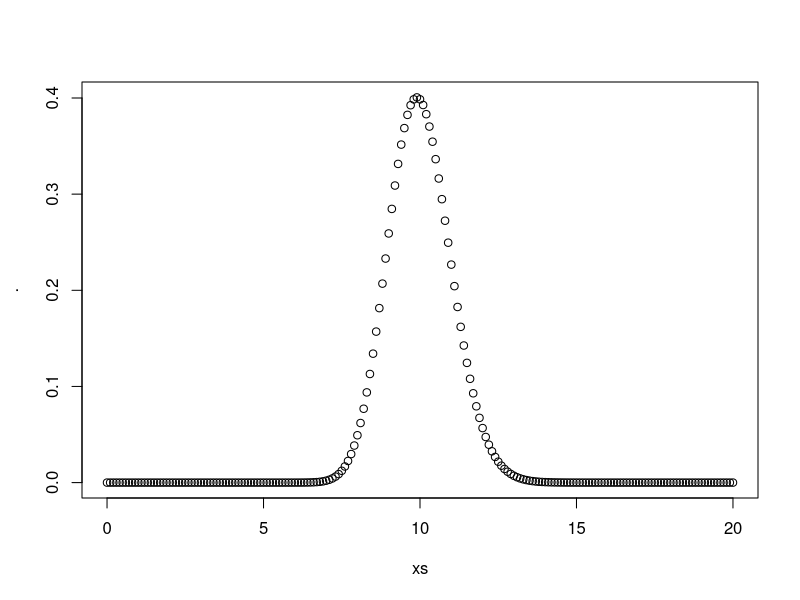
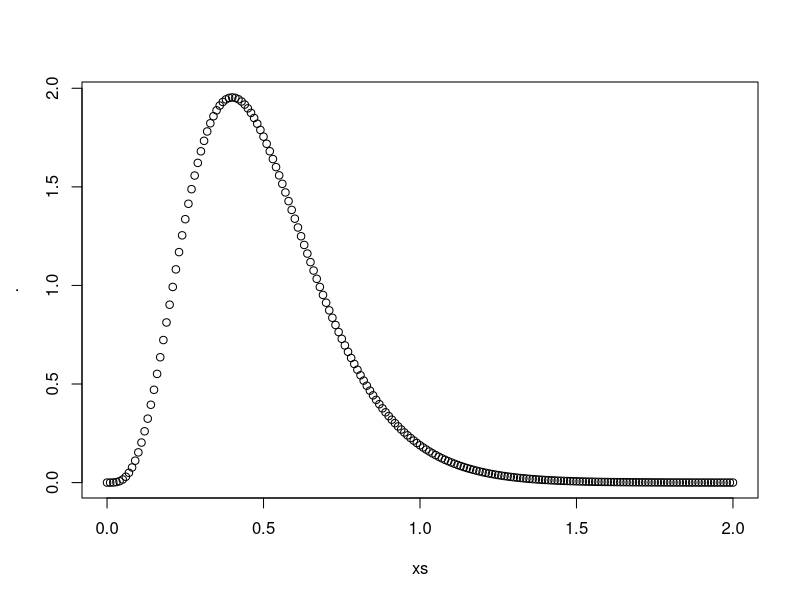

These charts were generated, in order, by the following R code: (Note: this script raises an error after producing the figures.)
library(data.table)
library(magrittr)

# gain: gamma mean at 100*0.1=10
gainShape <- 100
gainScale <- 0.1
xs <- seq(0, 20, 0.1)
dgamma(xs, gainShape, scale=gainScale) %>% plot(x = xs)

# bias: gamma mean at 5*0.1=0.5
biasShape <- 5
biasScale <- 0.1
xs <- seq(0, 2, 0.01)
dgamma(xs, biasShape, scale=biasScale) %>% plot(x = xs)

biasVals <- seq(0, 2, 0.1)
gainVals <- seq(0, 20, 1)
grid <- expand.grid(biasVals, gainVals) %>% as.data.table()
setnames(grid, colnames(grid), c("bias", "gain"))

gammaCdf <- function(x, shape, scale) {
  pgamma(x, shape, scale = scale)
}

# use the cdf to the probability for each bin (represented by the leftmost value, e.g. 0 represents the 0-1 bin for gain)
biasDT <- data.table(val = biasVals)
biasDT[, cumulative_p := gammaCdf(val, biasShape, biasScale)]
biasDT[, p := shift(cumulative_p, type = "lead") - cumulative_p]
stopifnot(round(sum(biasDT$p, na.rm = TRUE), 3) == 1)

gainDT <- data.table(val = gainVals)
gainDT[, cumulative_p := gammaCdf(val, gainShape, gainScale)]
gainDT[, p := shift(cumulative_p, type = "lead") - cumulative_p]
stopifnot(round(sum(gainDT$p, na.rm = TRUE), 3) == 1)

# joint gamma probabilities of biases and gains
getJointP <- function(dt) {
  stopifnot(nrow(dt) ==  1)
  
  biasDT[val == dt$bias]$p * gainDT[val == dt$gain]$p
}
grid <- grid[, .(bias, gain, jointP = getJointP(.SD)), by = row.names(grid)]
stopifnot(round(sum(grid$jointP, na.rm = TRUE), 3) == 1)

# final normalization to make sure everything sums up to exactly 1
grid$jointP <- grid$jointP/sum(grid$jointP, na.rm = TRUE)
stopifnot(sum(grid$jointP, na.rm = TRUE) == 1)

# remove RHS endpoint of last bin
grid <- grid[!is.na(jointP)]

grid[, row.names := NULL]
fwrite(grid, file = sprintf("cache/bias-shape=%i-scale=%.1f_gain-shape=%i-scale=%.1f_grid.csv", biasShape, biasScale, gainShape, gainScale))